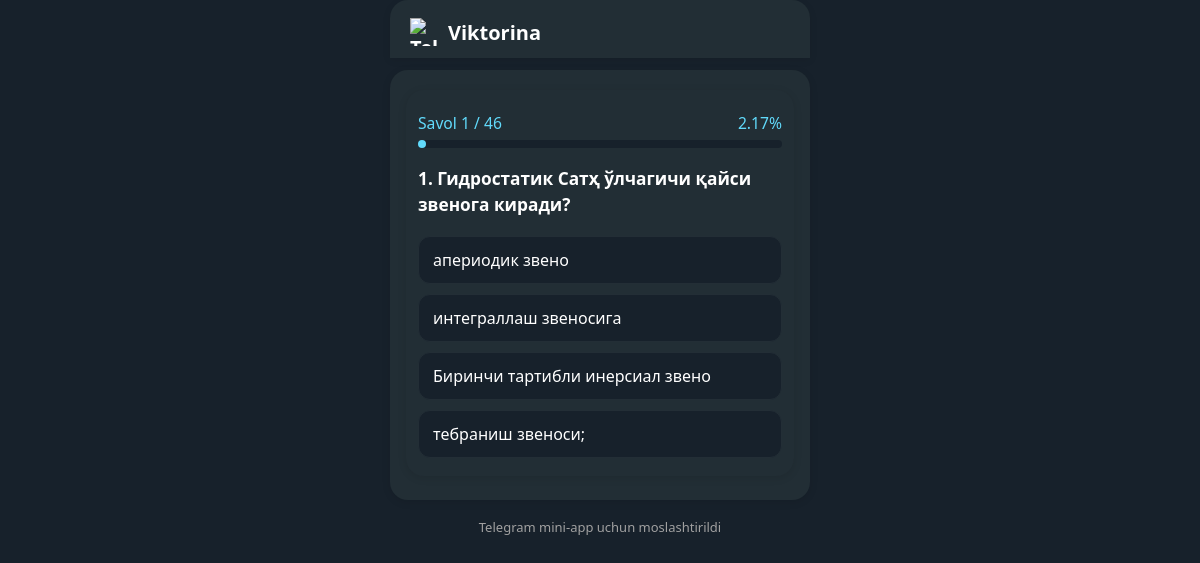
The page /quiz/1/question/0/ on the database its author committed.
### quiz/models.py (models this page shows, shortened)
class Question(models.Model):
    quiz = models.ForeignKey(Quiz, on_delete=models.CASCADE, related_name="questions")
    text = models.TextField()

class Answer(models.Model):
    question = models.ForeignKey(Question, on_delete=models.CASCADE, related_name="answers")
    text = models.CharField(max_length=500)
    is_correct = models.BooleanField(default=False)

### quiz/views.py (the view, shortened to what this page needs)
# urls.py: path("<int:quiz_id>/question/<int:question_index>/", views.quiz_question, name="quiz_question"),
def quiz_question(request, quiz_id, question_index):
    quiz = get_object_or_404(Quiz, id=quiz_id)
    questions = list(quiz.questions.all())
    total = len(questions)
    if question_index >= total:
        return redirect("quiz:quiz_finish", quiz_id=quiz.id)
    question = questions[question_index]
    answers = list(question.answers.all())
    random.shuffle(answers)  # Variantlar tasodifiy tartibda aralashtiriladi
    answered = request.session.get("answered", {})
    feedback = None
    progress = round(((question_index + 1) / total) * 100, 2)
    return render(request, "quiz_question.html", {
        "quiz": quiz,
        "question": question,
        "answers": answers,  # Aralashtirilgan variantlar
        "index": question_index,
        "total": total,
        "feedback": feedback,
        "progress": progress,
    })

### templates/quiz_question.html (shortened to what this page needs)
{% extends "base.html" %}
{% block content %}
<div style="background: var(--tg-theme-secondary-bg-color, #222e35); border-radius: 18px; box-shadow: 0 2px 8px 0 rgba(0,0,0,0.10); max-width: 420px; margin: 0 auto; padding: 22px 12px 18px 12px;">
  <div style="margin-bottom: 18px;">
    <div style="display: flex; justify-content: space-between; margin-bottom: 6px; font-size: 0.98rem; font-weight: 500; color: var(--tg-theme-link-color, #61dafb);">
      <span> Savol {{ index|add:1 }} / {{ total }} </span>
      <span> {{ progress }}% </span>
    </div>
    <div style="width: 100%; background: var(--tg-theme-bg-color, #17212b); border-radius: 8px; height: 8px;">
      <div style="background: var(--tg-theme-link-color, #61dafb); height: 8px; border-radius: 8px; width: {{ progress }}%; transition: width 0.5s;"></div>
    </div>
  </div>
  <div style="font-size: 1.08rem; font-weight: 600; margin-bottom: 18px; color: var(--tg-theme-text-color, #fff); line-height: 1.5;">
    {{ index|add:1 }}. {{ question.text }}
  </div>
  <form method="post" id="quiz-form" style="display: flex; flex-direction: column; gap: 10px;">
    {% for answer in answers %}
      {% if feedback %}
        {% if feedback.selected_id and answer.id == feedback.selected_id and not feedback.is_correct %}
          <div style="padding: 12px 14px; border-radius: 12px; background: #ffeded; color: #d32f2f; border: 1.5px solid #d32f2f; font-weight: 500; display: flex; align-items: center; gap: 8px;">
            ❌ {{ answer.text }}
            <span style="font-size: 0.85rem; color: #b0b0b0; margin-left: 6px;">(tanlagan javobingiz)</span>
          </div>
        {% elif answer.id == feedback.correct_id %}
          <div style="padding: 12px 14px; border-radius: 12px; background: #e6f9ed; color: #388e3c; border: 1.5px solid #388e3c; font-weight: 500; display: flex; align-items: center; gap: 8px;">
            ✅ {{ answer.text }}
            {% if feedback.selected_id == answer.id %}
              <span style="font-size: 0.85rem; color: #b0b0b0; margin-left: 6px;">(tanlagan javobingiz)</span>
            {% endif %}
          </div>
        {% else %}
          <div style="padding: 12px 14px; border-radius: 12px; background: var(--tg-theme-bg-color, #17212b); color: var(--tg-theme-hint-color, #a0a0a0); border: 1.5px solid #232e36; font-weight: 500;">{{ answer.text }}</div>
        {% endif %}
      {% else %}
        <label style="display: block; padding: 12px 14px; border-radius: 12px; background: var(--tg-theme-bg-color, #17212b); color: var(--tg-theme-text-color, #fff); border: 1.5px solid #232e36; font-weight: 500; cursor: pointer; transition: background 0.2s, border 0.2s; margin-bottom: 0;">
          <span style="font-size: 1rem;">{{ answer.text }}</span>
        </label>
      {% endif %}
    {% endfor %}
  </form>
</div>
{% endblock %}

### templates/base.html (style rules this page uses)
body { background: var(--tg-theme-bg-color, #17212b); color: var(--tg-theme-text-color, #fff); font-family: 'Segoe UI', 'Arial', sans-serif; margin: 0; min-height: 100vh; }

### rows shown on the page
Question: text "Гидростатик Сатҳ ўлчагичи қайси звенога киради?"
Answer: text "апериодик звено"
Answer: text "интеграллаш звеносига"
Answer: text "Биринчи тартибли инерсиал звено"
Answer: text "тебраниш звеноси;"

### other values the page prints
{{ index|add:1 }} "1"
{{ total }} "46"
{{ progress }} "2.17"
